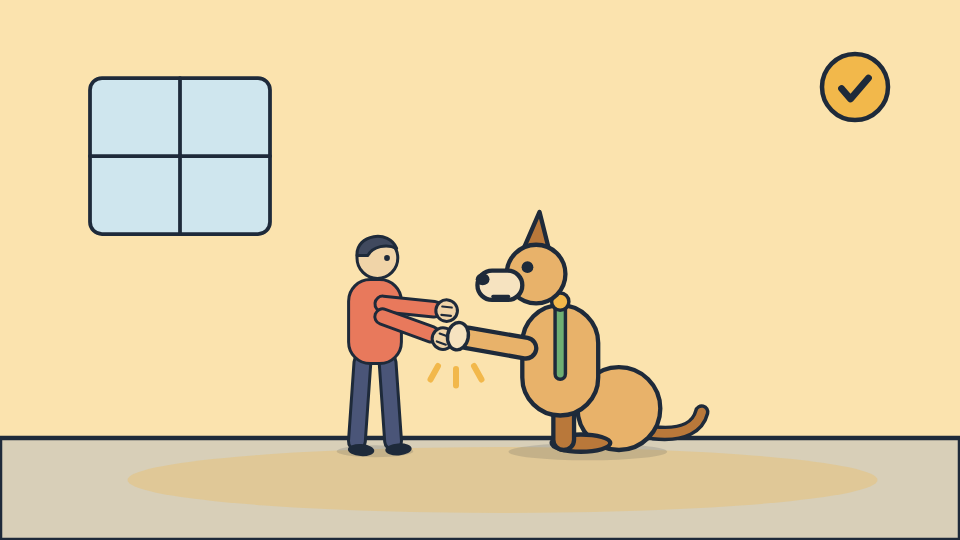
#> input picture assets/games/eleccion-mano/eleccion-mano-1.png, 960 x 540 px
$ python -i pack-sprites.py   (imports and definitions only)
#> lines starting #> are read from the running program, lines starting #| are printed output that depends on the picture
"""Packs Kenney CC0 sprites into one palette atlas for the stage scene (bundle/assets/kenney/sprites.{png,json}).

usage: python3 pack-sprites.py <kenney-downloads-dir> <raw-render-dir> <out-dir> [--sets id,id] [--name base]
Needs Pillow. With --sets it packs only those GLB render sets (no kit sprites), e.g. a spike atlas; spike sets are
never packed otherwise. --name writes <base>.png/<base>.json instead of sprites.* (the shipped Dog is its own atlas,
bundle/assets/kenney/husky.*: the main atlas already uses all 256 palette colours, so merging would recolour its frames). <raw-render-dir> is the output of render-sprites.mjs (GLB renders, feet at (160, 230) at 2x).
"""
import json, re, sys
from collections import defaultdict
from pathlib import Path
from PIL import Image

# [1 line that did not run here, left out]
BASE = sys.argv[sys.argv.index('--name') + 1] if '--name' in sys.argv else 'sprites'
ONLY = set(sys.argv[sys.argv.index('--sets') + 1].split(',')) if '--sets' in sys.argv else None
NATURE = 0.77  # Nature Kit: one 130 px ground diamond is one 2 m tile, which is 100 px in the game
ORIGIN = (160, 230)
HIRES = {'handler': 1.5, 'dog': 1.5, 'husky': 1.5, 'huskyflat': 1.5, 'rdog': 1.5, 'rdogest': 1.5}  # drawn bigger than the game scale, so they stay sharp when the camera zooms in; the frame's `res` says by how much
SKIP = {'handlerf'}  # rendered, not packed (not used yet)
SPIKE = {'rdog', 'rdogest', 'husky', 'huskyflat'}  # not in the main atlas: spike renders, and the Husky, which has its own atlas; packed only with --sets
DOGS = {'dog', 'husky', 'huskyflat', 'rdog', 'rdogest'}  # neutral coat, tinted in the game

# 2D sprites straight from the kits: name -> (file, scale, pivot y)
FRAMES = {}

def kit(name, path, scale, pivot_y=0.9):
    FRAMES[name] = (dl / path, scale, pivot_y)

# [10 lines not run here, left out]
FACING = {0: 'NE', 90: 'SE', 180: 'SW', 270: 'NW'}
# [5 lines not run here, left out]

def neutral(im):
    """The Dog as a light grey-cream coat, so the game can tint it to any coat colour (a tint can only darken)."""
    gray = im.convert('LA').split()[0]
    px = sorted(v for v, a in zip(gray.getdata(), im.getchannel('A').getdata()) if a > 200)
    k = 245 / max(1, px[int(len(px) * 0.85)])
    gray = gray.point(lambda v: min(255, int(v * k)))
    out = Image.merge('RGBA', (gray, gray, gray, im.getchannel('A')))
    return out

sprites = {}  # name -> (image, pivot)
# [5 lines not run here, left out]

# GLB renders: one crop box per set so a frame's feet are always at the same pivot
sets = defaultdict(list)
# [16 lines not run here, left out]

# shelf packing
W = 1024
order = sorted(sprites, key=lambda n: -sprites[n][0].height)
x = y = row = 0; place = {}
# [4 lines not run here, left out]
H = y + row + 1
atlas = Image.new('RGBA', (W, H))
frames = {}
# [7 lines not run here, left out]
q = atlas.quantize(256, method=Image.Quantize.FASTOCTREE, dither=Image.Dither.NONE)
# [3 lines not run here, left out]

>>> from PIL import Image
>>> picture = Image.open('../../assets/games/eleccion-mano/eleccion-mano-1.png')
#> picture is the input picture: PIL image 960x540 RGB; mean R, G, B 232.2, 212.1, 168.1
>>> result = neutral(picture)
#> in neutral, `gray = im.convert('LA').split()[0]`:
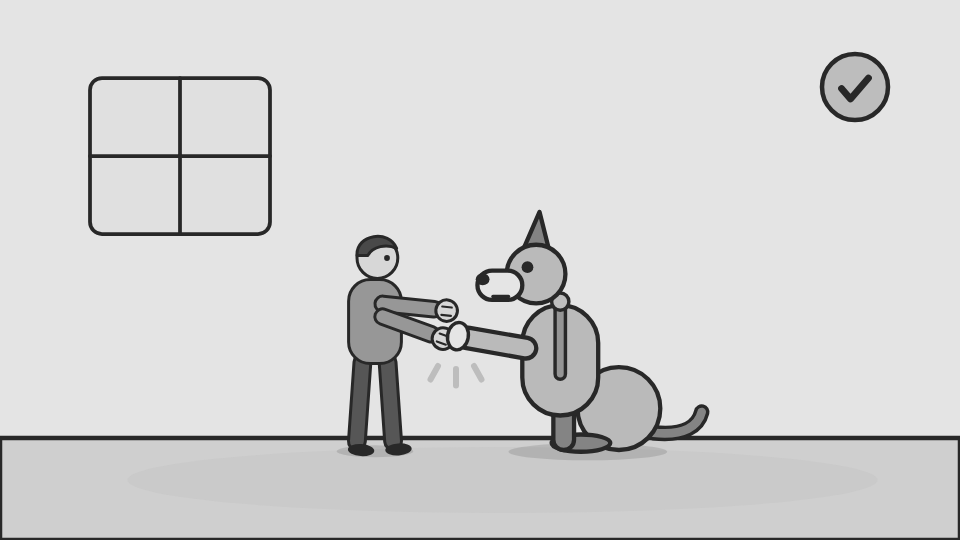
#> gray: PIL image 960x540 L; min 39, max 229, mean 213
#> (the run stopped early here; a loop or call above may not have finished)
